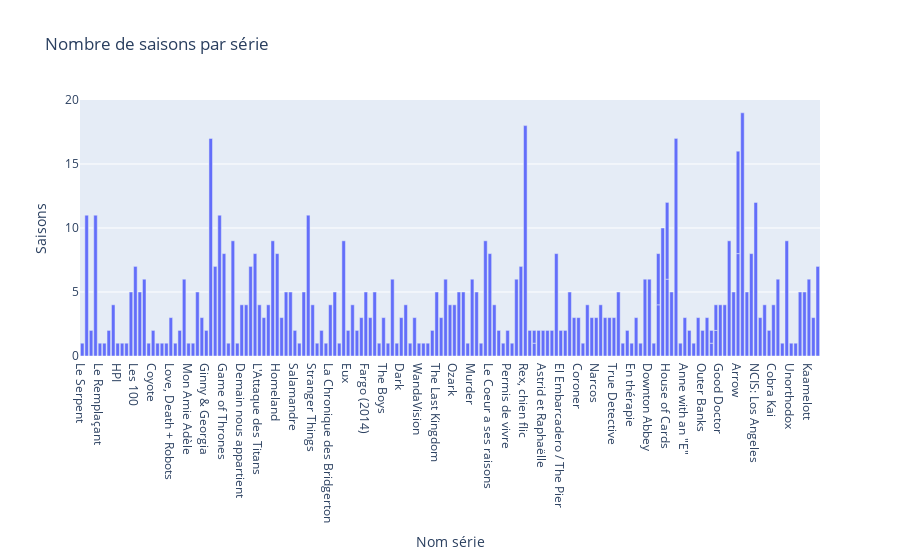

The notebook cell saved with this chart:
### Code cell
fig = px.bar(df, x='original_title', y='nb_seasons', title='Nombre de saisons par série', 
            labels={'original_title':'Nom série', 'nb_seasons':'Saisons'})
fig.show()

### Figure 1 — Plotly figure (JSON) as saved in the notebook; plotly's stock layout.template omitted (floating-point values rounded to 4 significant figures; data arrays with more than 128 entries replaced by an {"elided": "..."} marker saying what was removed)
{"data": [{"alignmentgroup": "True", "hovertemplate": "Nom série=%{x}<br>Saisons=%{y}<extra></extra>", "legendgroup": "", "marker": {"color": "#636efa"}, "name": "", "offsetgroup": "", "orientation": "v", "showlegend": false, "textposition": "auto", "type": "bar", "x": {"elided": "173 str values"}, "xaxis": "x", "y": {"elided": "173 int values"}, "yaxis": "y"}], "layout": {"barmode": "relative", "legend": {"tracegroupgap": 0}, "title": {"text": "Nombre de saisons par série"}, "xaxis": {"anchor": "y", "domain": [0, 1], "title": {"text": "Nom série"}}, "yaxis": {"anchor": "x", "domain": [0, 1], "title": {"text": "Saisons"}}}}
